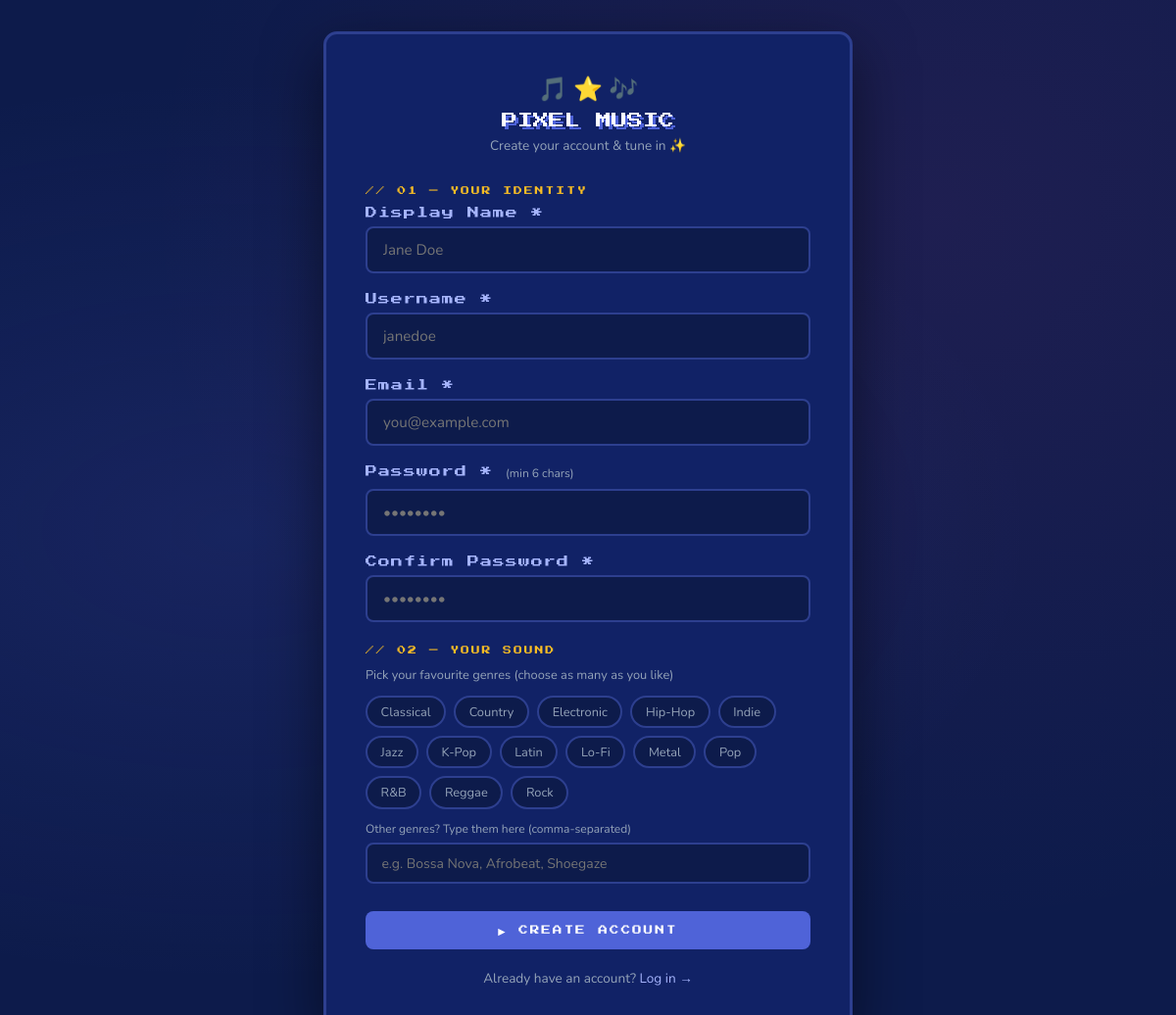
The app's page /signup.php with its own data.
### tables this page shows
CREATE TABLE IF NOT EXISTS genres (
    id INT AUTO_INCREMENT PRIMARY KEY,
    name VARCHAR(50) NOT NULL UNIQUE,
    color VARCHAR(7) DEFAULT '#6366f1'
);

### includes/db.php (called while the page is built, shortened)
<?php
function getDB(): PDO {
    static $pdo = null;
    if ($pdo === null) {
        try {
            $dsn = "mysql:host=" . DB_HOST . ";dbname=" . DB_NAME . ";charset=utf8mb4";
            $pdo = new PDO($dsn, DB_USER, DB_PASS, [
                PDO::ATTR_ERRMODE            => PDO::ERRMODE_EXCEPTION,
                PDO::ATTR_DEFAULT_FETCH_MODE => PDO::FETCH_ASSOC,
                PDO::ATTR_EMULATE_PREPARES   => false,
            ]);
        } catch (PDOException $e) {
            die(json_encode(['error' => 'Database connection failed: ' . $e->getMessage()]));
        }
    }
    return $pdo;
}

### includes/auth.php (called while the page is built, shortened)
<?php
require_once __DIR__ . '/db.php';
function getAllGenres(): array {
    return getDB()->query("SELECT * FROM genres ORDER BY name")->fetchAll();
}

### signup.php (the view, shortened to what this page needs)
<?php
require_once __DIR__ . '/includes/auth.php';
$genres = getAllGenres();
?>
<!DOCTYPE html>
<html lang="en">
<head>
<link rel="stylesheet" href="css/style.css">
</head>
<body>
<div class="auth-wrapper">
  <div class="auth-card">
    <div class="stars">🎵 ⭐ 🎶</div>
    <div class="auth-logo">PIXEL MUSIC</div>
    <p class="auth-subtitle">Create your account &amp; tune in ✨</p>
    <form method="POST" action="signup.php">
      <p class="step-title">// 01 — Your Identity</p>
      <div class="form-group">
        <label>Display Name *</label>
        <input type="text" name="display_name" placeholder="Jane Doe" value="<?= htmlspecialchars($_POST['display_name'] ?? '') ?>" required>
      </div>
      <div class="form-group">
        <label>Username *</label>
        <input type="text" name="username" placeholder="janedoe" value="<?= htmlspecialchars($_POST['username'] ?? '') ?>" required>
      </div>
      <div class="form-group">
        <label>Email *</label>
        <input type="email" name="email" placeholder="you@example.com" value="<?= htmlspecialchars($_POST['email'] ?? '') ?>" required>
      </div>
      <div class="form-group">
        <label>Password * <span style="color:var(--text-muted);font-family:var(--body);letter-spacing:0;">(min 6 chars)</span></label>
        <input type="password" name="password" placeholder="••••••••" required>
      </div>
      <div class="form-group">
        <label>Confirm Password *</label>
        <input type="password" name="confirm_password" placeholder="••••••••" required>
      </div>
      <p class="step-title">// 02 — Your Sound</p>
      <p style="font-size:0.8rem;color:var(--text-muted);margin-bottom:0.75rem;">Pick your favourite genres (choose as many as you like)</p>
      <div class="genre-grid">
        <?php foreach ($genres as $genre): ?>
          <div class="genre-chip">
            <label for="genre_<?= $genre['id'] ?>"><?= htmlspecialchars($genre['name']) ?></label>
          </div>
        <?php endforeach; ?>
      </div>
      <div class="custom-genre-wrap">
        <label>Other genres? Type them here (comma-separated)</label>
        <input type="text" name="custom_genre" placeholder="e.g. Bossa Nova, Afrobeat, Shoegaze" value="<?= htmlspecialchars($_POST['custom_genre'] ?? '') ?>">
      </div>
      <button type="submit" class="btn-primary" style="margin-top:1.75rem;">▶ CREATE ACCOUNT</button>
    </form>
    <p class="auth-switch">Already have an account? <a href="login.php">Log in →</a></p>
  </div>
</div>
</body>
</html>

### css/style.css (style rules this page uses)
:root { --bg-deep: #0d1b4b; --bg-card: #112266; --bg-sidebar: #0a1540; --accent: #4f63d8; --accent2: #6c7fff; --accent3: #a5b4fc; --pink: #ec4899; --yellow: #fbbf24; --green: #34d399; --text: #e2e8f0; --text-muted: #94a3b8; --border: #2d3f8f; --pixel: 'Press Start 2P', monospace; --body: 'Nunito', sans-serif; --radius: 14px; --radius-sm: 8px; }
*, *::before, *::after { box-sizing: border-box; margin: 0; padding: 0; }
html, body { min-height: 100vh; background: var(--bg-deep); color: var(--text); font-family: var(--body); overflow-x: hidden; }
.auth-wrapper { min-height: 100vh; display: flex; align-items: center; justify-content: center; padding: 2rem; background: var(--bg-deep); background-image: radial-gradient(ellipse at 20% 50%, rgba(99,102,241,0.12) 0%, transparent 60%), radial-gradient(ellipse at 80% 20%, rgba(236,72,153,0.08) 0%, transparent 60%); }
.auth-card { background: var(--bg-card); border: 3px solid var(--border); border-radius: var(--radius); padding: 2.5rem; width: 100%; max-width: 480px; box-shadow: 0 20px 60px rgba(0,0,0,0.5); }
.auth-logo { font-family: var(--pixel); font-size: 1rem; color: #fff; text-align: center; margin-bottom: 0.5rem; text-shadow: 3px 3px 0 var(--accent); }
.auth-subtitle { text-align: center; color: var(--text-muted); font-size: 0.85rem; margin-bottom: 2rem; }
.form-group { margin-bottom: 1.25rem; }
.form-group label { display: block; font-size: 0.75rem; font-family: var(--pixel); color: var(--accent3); margin-bottom: 0.5rem; letter-spacing: 1px; }
.form-group input[type="text"], .form-group input[type="email"], .form-group input[type="password"] { width: 100%; background: var(--bg-deep); border: 2px solid var(--border); border-radius: var(--radius-sm); padding: 0.75rem 1rem; color: var(--text); font-family: var(--body); font-size: 0.95rem; outline: none; transition: border-color 0.2s, box-shadow 0.2s; }
.genre-grid { display: flex; flex-wrap: wrap; gap: 0.5rem; }
.genre-chip { display: inline-flex; align-items: center; gap: 0.4rem; }
.genre-chip label { background: var(--bg-deep); border: 2px solid var(--border); border-radius: 20px; padding: 0.35rem 0.85rem; font-family: var(--body); font-size: 0.8rem; cursor: pointer; transition: all 0.2s; color: var(--text-muted); margin: 0; letter-spacing: 0; }
.btn-primary { width: 100%; padding: 0.85rem; background: var(--accent); border: none; border-radius: var(--radius-sm); color: #fff; font-family: var(--pixel); font-size: 0.6rem; letter-spacing: 2px; cursor: pointer; transition: background 0.2s, transform 0.15s, box-shadow 0.2s; margin-top: 0.5rem; }
.auth-switch { text-align: center; margin-top: 1.25rem; font-size: 0.85rem; color: var(--text-muted); }
.auth-switch a { color: var(--accent3); text-decoration: none; }

### signup.php (style rules this page uses)
.auth-card { max-width: 540px; }
.step-title { font-family: var(--pixel); font-size: 0.55rem; color: var(--yellow); letter-spacing: 2px; margin: 1.5rem 0 0.75rem; text-transform: uppercase; }
.custom-genre-wrap { margin-top: 0.75rem; }
.custom-genre-wrap input { width: 100%; background: var(--bg-deep); border: 2px solid var(--border); border-radius: var(--radius-sm); padding: 0.6rem 0.9rem; color: var(--text); font-family: var(--body); font-size: 0.875rem; outline: none; transition: border-color 0.2s; }
.custom-genre-wrap label { display: block; font-size: 0.75rem; color: var(--text-muted); margin-bottom: 0.4rem; }
.stars { text-align: center; font-size: 1.5rem; margin-bottom: 0.5rem; }

### records on screen
genres: name "Classical"
genres: name "Country"
genres: name "Electronic"
genres: name "Hip-Hop"
genres: name "Indie"
genres: name "Jazz"
genres: name "K-Pop"
genres: name "Latin"
genres: name "Lo-Fi"
genres: name "Metal"
genres: name "Pop"
genres: name "R&B"
genres: name "Reggae"
genres: name "Rock"
